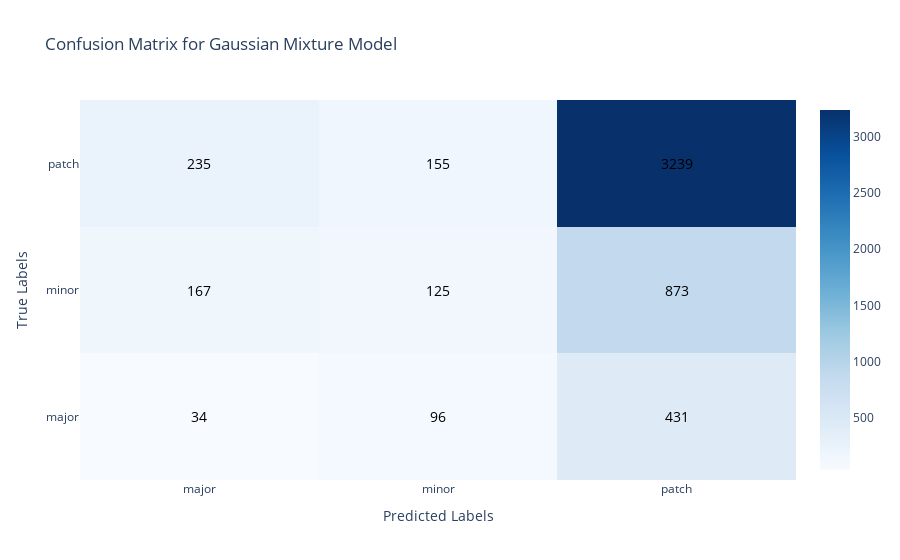

This figure's notebook cell:
### Code cell
from sklearn.metrics import confusion_matrix
import matplotlib.pyplot as plt
import seaborn as sns
import plotly.graph_objects as go

# actual labels and predicted labels
y_true = labels['label']
y_pred = labels['predicted_labels']

# create confusion matrix
labels = ['major', 'minor', 'patch']
cm = confusion_matrix(y_true, y_pred, labels=labels)

fig = go.Figure(data=go.Heatmap(
                   z=cm,
                   x=labels,
                   y=labels,
                   colorscale='Blues',
                   hoverongaps=False))

# customize heatmap layout
fig.update_layout(
    title='Confusion Matrix for Gaussian Mixture Model',
    xaxis=dict(title='Predicted Labels'),
    yaxis=dict(title='True Labels'))

# add annotations to heatmap
for i in range(len(labels)):
    for j in range(len(labels)):
        fig.add_annotation(x=labels[i], y=labels[j], text=str(cm[j][i]),
                           font=dict(color='black', size=14),
                           showarrow=False)

# show plot
fig.show()

### Figure 1 — Plotly figure (JSON) as saved in the notebook; plotly's stock layout.template omitted (floating-point values rounded to 4 significant figures)
{"data": [{"colorscale": [[0, "rgb(247,251,255)"], [0.125, "rgb(222,235,247)"], [0.25, "rgb(198,219,239)"], [0.375, "rgb(158,202,225)"], [0.5, "rgb(107,174,214)"], [0.625, "rgb(66,146,198)"], [0.75, "rgb(33,113,181)"], [0.875, "rgb(8,81,156)"], [1, "rgb(8,48,107)"]], "hoverongaps": false, "type": "heatmap", "x": ["major", "minor", "patch"], "y": ["major", "minor", "patch"], "z": [[34, 96, 431], [167, 125, 873], [235, 155, 3239]]}], "layout": {"annotations": [{"font": {"color": "black", "size": 14}, "showarrow": false, "text": "34", "x": "major", "y": "major"}, {"font": {"color": "black", "size": 14}, "showarrow": false, "text": "167", "x": "major", "y": "minor"}, {"font": {"color": "black", "size": 14}, "showarrow": false, "text": "235", "x": "major", "y": "patch"}, {"font": {"color": "black", "size": 14}, "showarrow": false, "text": "96", "x": "minor", "y": "major"}, {"font": {"color": "black", "size": 14}, "showarrow": false, "text": "125", "x": "minor", "y": "minor"}, {"font": {"color": "black", "size": 14}, "showarrow": false, "text": "155", "x": "minor", "y": "patch"}, {"font": {"color": "black", "size": 14}, "showarrow": false, "text": "431", "x": "patch", "y": "major"}, {"font": {"color": "black", "size": 14}, "showarrow": false, "text": "873", "x": "patch", "y": "minor"}, {"font": {"color": "black", "size": 14}, "showarrow": false, "text": "3239", "x": "patch", "y": "patch"}], "title": {"text": "Confusion Matrix for Gaussian Mixture Model"}, "xaxis": {"title": {"text": "Predicted Labels"}}, "yaxis": {"title": {"text": "True Labels"}}}}
